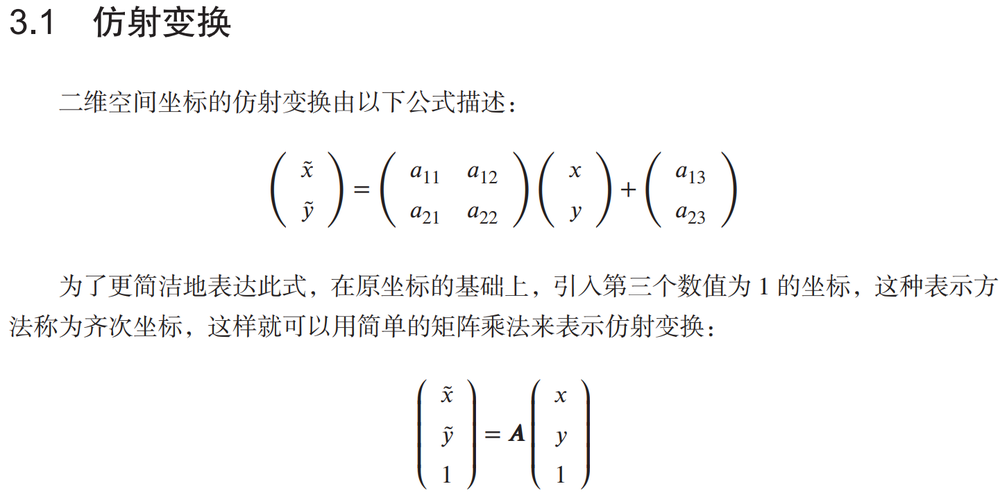
#> input picture DigitalImageProcessing/image/1.png, 1000 x 500 px, shrunk from 1441 x 720 before the run
$ python compute_perspective_matrix.py ../image/1.png
#> lines starting #> are read from the running program, lines starting #| are printed output that depends on the picture
#!/usr/bin/env python3
# encoding: utf-8


"""
@Funciton: 已知原始坐标和变换后的坐标，通过方程方法计算投影矩阵，利用 投影矩阵完成投影变换
@Python Version: 3.8
@Author: Wei Li
@Date: 2021-09-14
"""

import sys
import numpy as np
import cv2 as cv


# --------------------------
if __name__ == "__main__":
    # 1. 方程方法
    src = np.array([[0, 0], [200, 0], [0, 200], [200, 200]], np.float32)
    dst = np.array([[100, 20], [200, 20], [50, 70], [250, 70]], np.float32)
    perspective_transform_matrix = cv.getPerspectiveTransform(src=src, dst=dst)
    print(
        f"The affine transform maxtrix type is\n {type(perspective_transform_matrix)}")
    print(
        f"The affine transform maxtrix data type is\n {perspective_transform_matrix.dtype}")
    print(f"The affine transform maxtrix is\n {perspective_transform_matrix}")

    # 2. 利用投影矩阵完成投影变换
    if len(sys.argv) > 1:
        image = cv.imread(sys.argv[1], 0)
#> image: shape (500, 1000); min 0, max 255, mean 247.9
        cv.imshow("Origin_Image", image)

        # 原始图像的高和宽
        h, w = image.shape
#> h = 500; w = 1000
        # 原始坐标点和投影变换后的坐标点
        src = np.array([[0, 0], [w-1, 0], [0, h-1], [w-1, h-1]], np.float32)
#> src = [[0, 0], [999, 0], [0, 499], [999, 499]]
        dst = np.array([[50, 50], [w/3, 50], [50, h-1], [w-1, h-1]], np.float32)
        # compute perspective transform matrix
        p = cv.getPerspectiveTransform(src, dst)
        # 利用投影矩阵完成投影变换
        r = cv.warpPerspective(image, p, (w, h), borderValue=125)
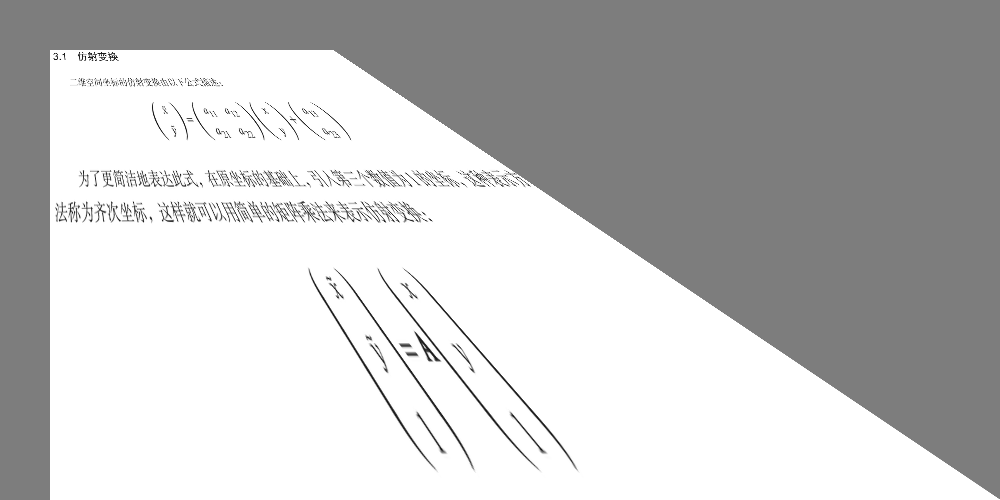
#> r: shape (500, 1000); min 11, max 255, mean 194.3
        cv.imshow("Perspective_Image", r)

        cv.waitKey(0)
        cv.destroyAllWindows()

    else:
        print(f"Usage: python warpPerceptive image.")

$ run again, on DigitalImageProcessing/image/101.png
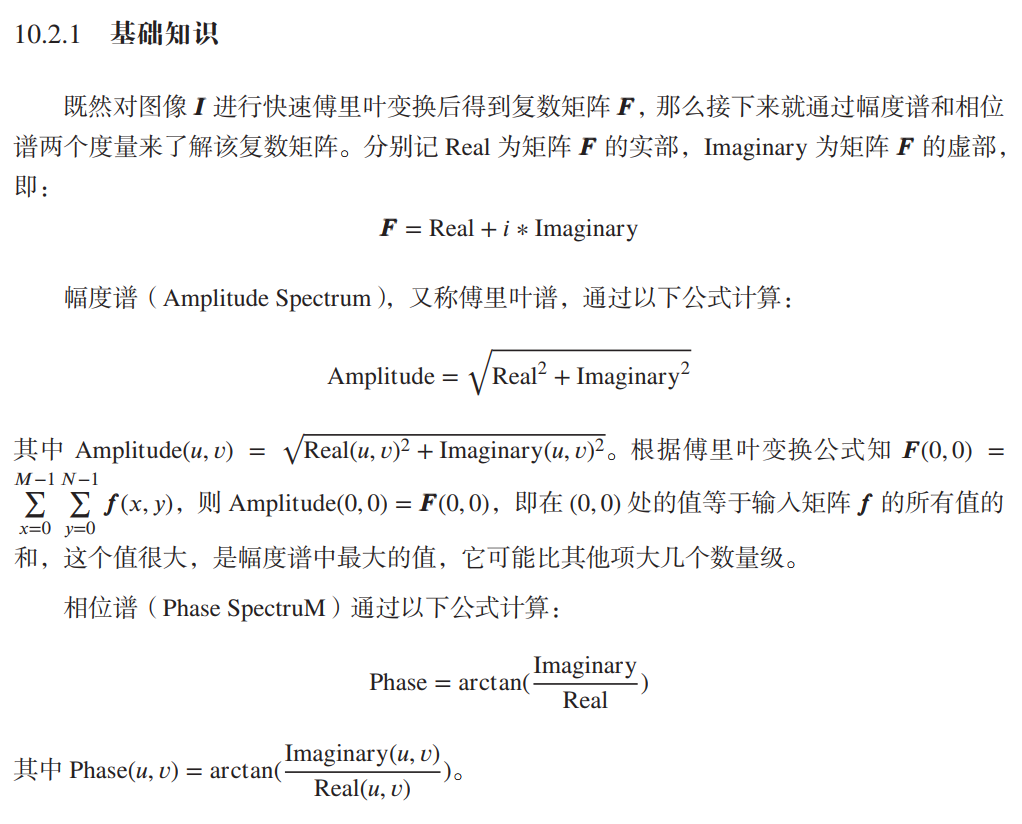
#> input picture DigitalImageProcessing/image/101.png, 1022 x 824 px
#> `r = cv.warpPerspective(image, p, (w, h), borderValue=125)`:
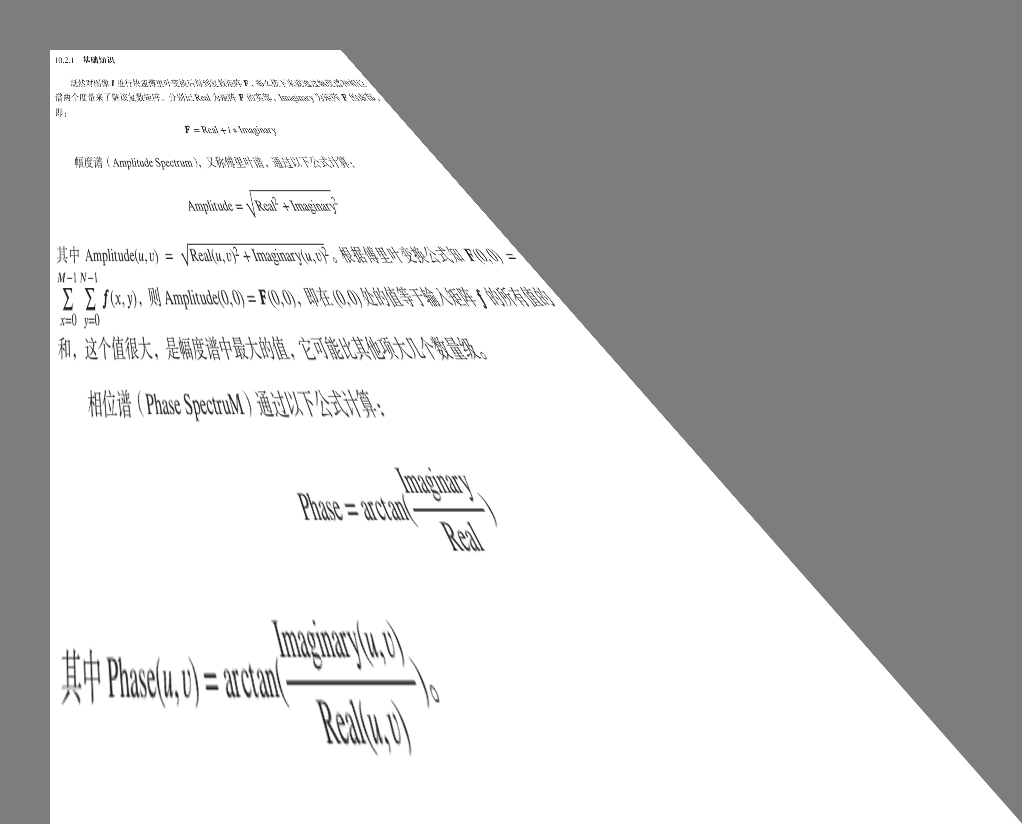
#> r: shape (824, 1022); min 33, max 255, mean 196.4

$ run again, on DigitalImageProcessing/image/103.png
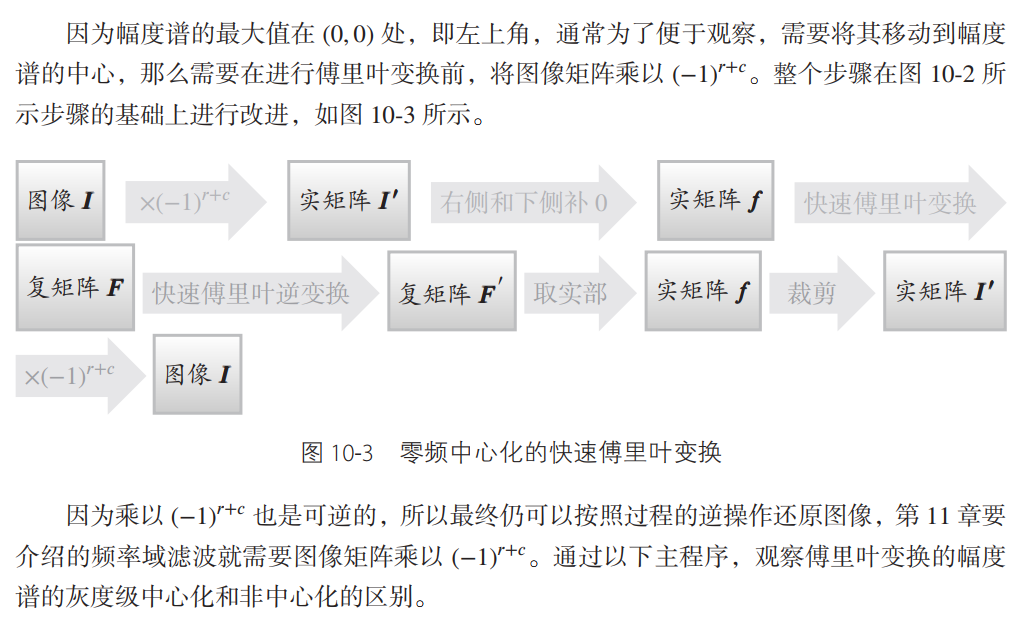
#> input picture DigitalImageProcessing/image/103.png, 1023 x 629 px
#> `r = cv.warpPerspective(image, p, (w, h), borderValue=125)`:
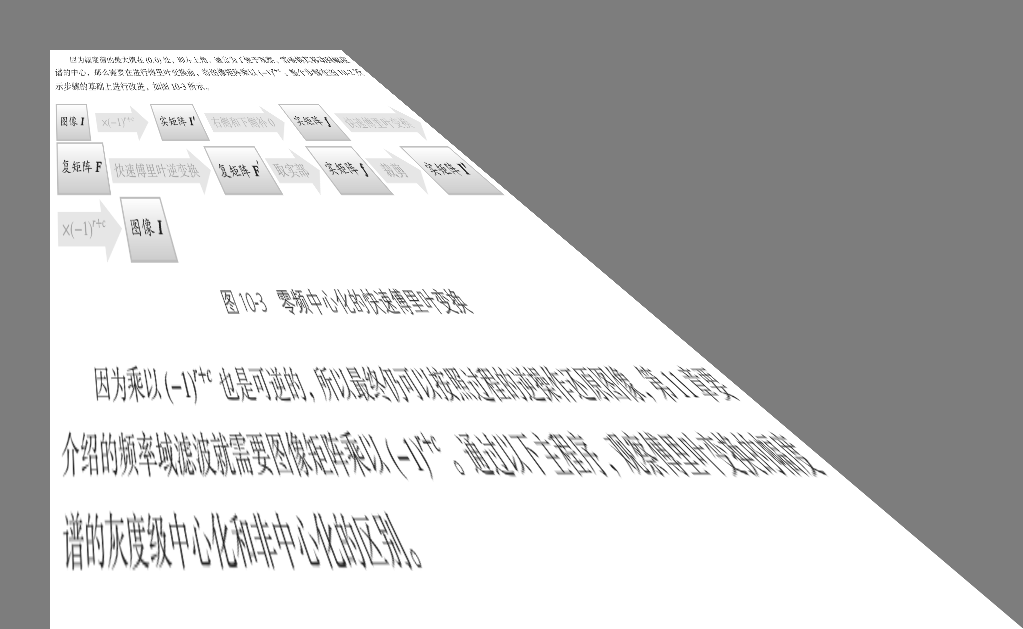
#> r: shape (629, 1023); min 33, max 255, mean 191.5

$ run again, on DigitalImageProcessing/image/104.png
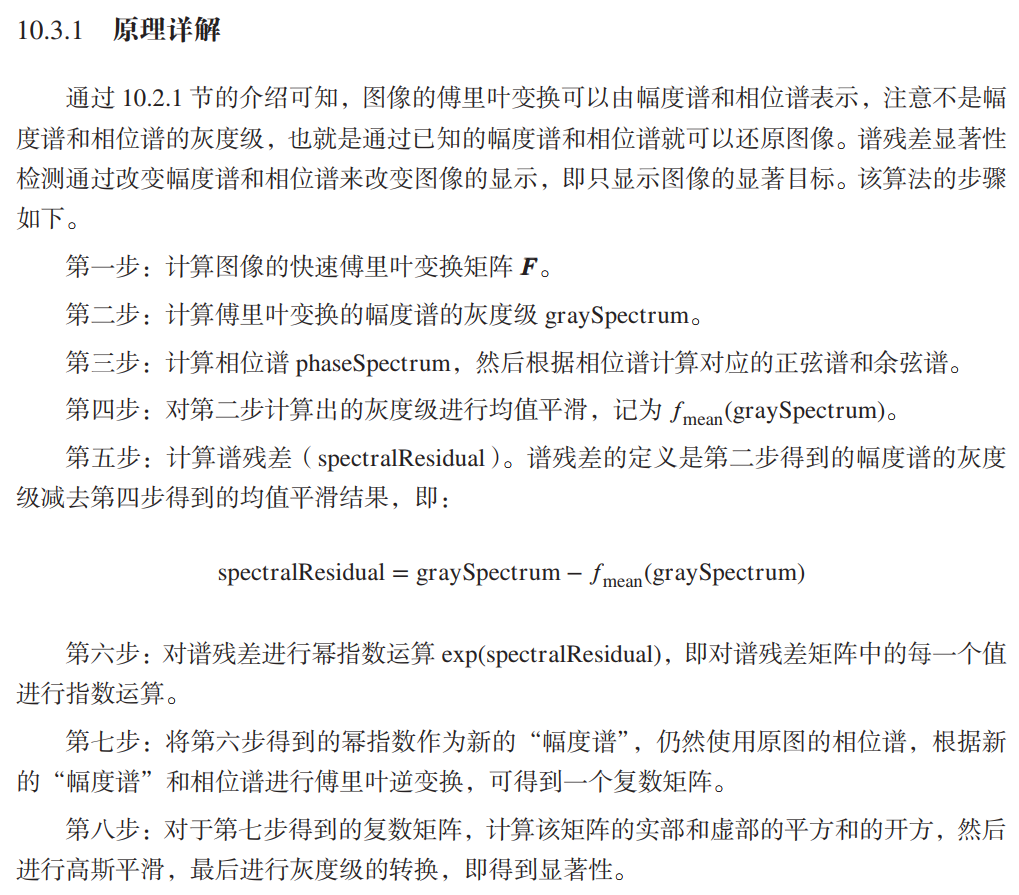
#> input picture DigitalImageProcessing/image/104.png, 1019 x 895 px
#> `r = cv.warpPerspective(image, p, (w, h), borderValue=125)`:
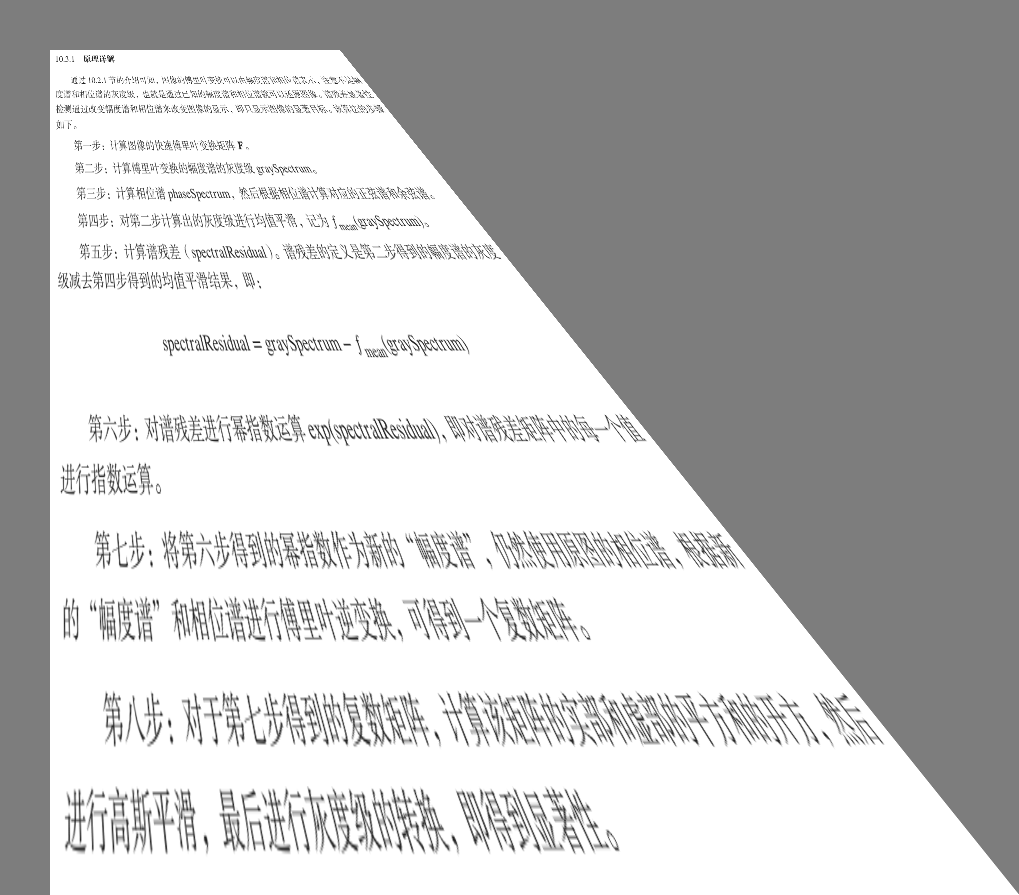
#> r: shape (895, 1019); min 34, max 255, mean 192.6
